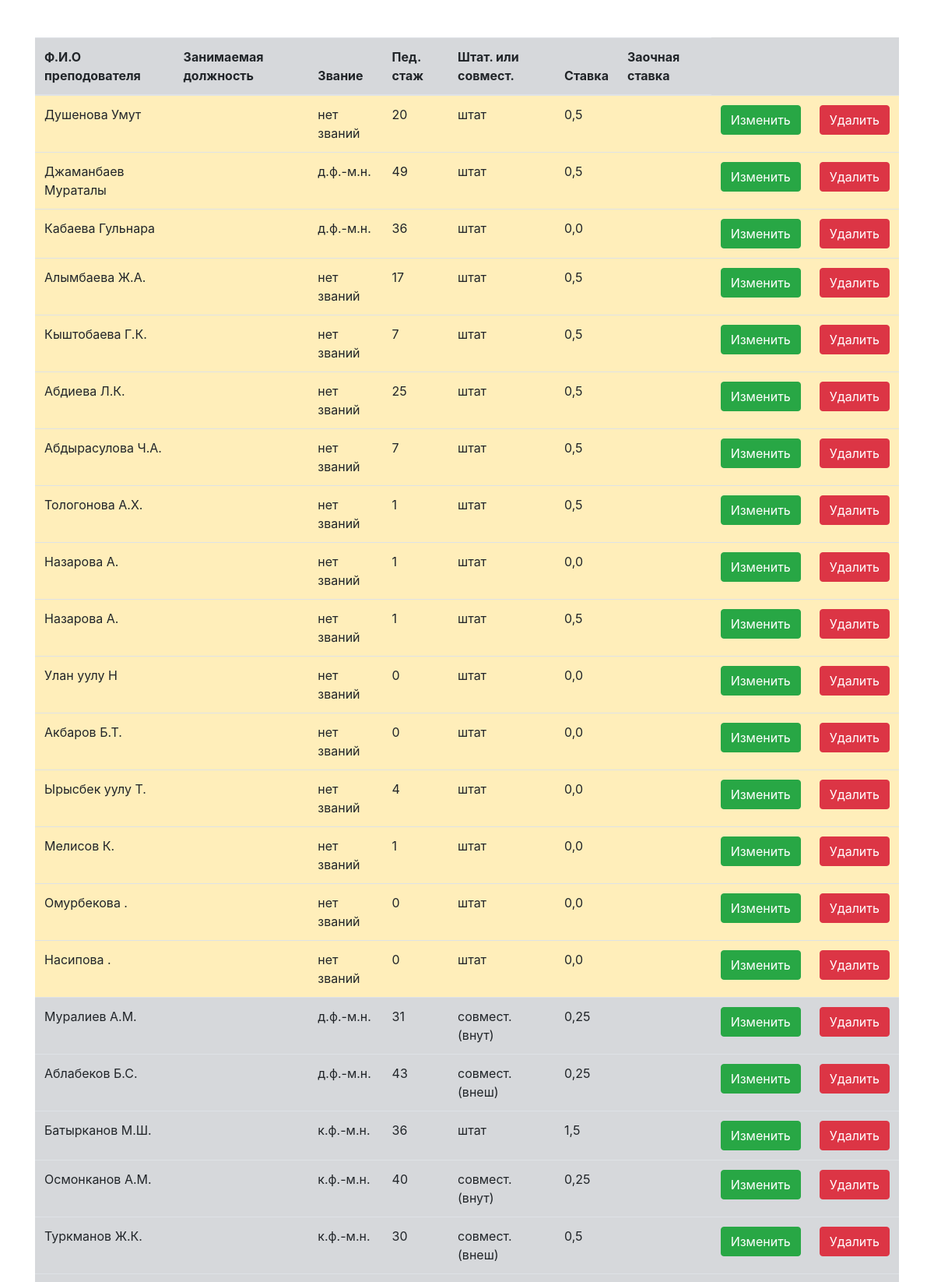
/api/teacher/teacherlist/ (upper part), run on the app's committed database.
### apps/teacher/models.py (models this page shows, shortened)
class Teacher(models.Model):
    first_name = models.CharField(max_length=20, verbose_name='Имя')
    last_name = models.CharField(max_length=30, verbose_name='Фамилия')
    job_title = models.ForeignKey(Doljnost, on_delete=models.SET_NULL, null=True, blank=True, verbose_name='Должность')
    zvanie = models.CharField(max_length=120, verbose_name='Звание')
    ped_staj = models.IntegerField(verbose_name='Пед стаж')
    shtat_sovmest = models.CharField(max_length=250, verbose_name='Штат.или совмест.')
    is_budget = models.BooleanField(default=False, verbose_name='Бюджет')
    stavka_budget = models.FloatField(default=0, verbose_name='Ставка для бюджета')
    stavka = models.FloatField(verbose_name='Ставка')
    class Meta:
        verbose_name = 'Преподователь'
        verbose_name_plural = 'Преподователи'
        ordering = ('id',)
    def get_full_name(self):
        return f"{self.last_name} {self.first_name}"
    get_full_name.short_description = 'Ф.И.О преподавателя'
    def get_title_stavka(self):
        if self.job_title.id == 1:
            return 750
        if self.job_title.id == 2:
            return 800
        if self.job_title.id == 3:
            return 850
        if self.job_title.id == 4:
            return 860
    get_title_stavka.short_description = 'Часы по должности'
    def vsego_stavka(self):
        return self.stavka_budget + self.stavka
    vsego_stavka.short_description = 'Всего ставка'
    def get_time(self):
        if self.job_title.id == 1:
            return self.stavka * 750
        if self.job_title.id == 2:
            return self.stavka * 800
        if self.job_title.id == 3:
            return self.stavka * 850
        if self.job_title.id == 4:
            return  self.stavka * 860
        return 0
    get_time.short_description = 'Необходимые часы'
    def get_time_budget(self):
        if self.job_title.id == 1:
            return self.stavka_budget * 750
        if self.job_title.id == 2:
            return self.stavka_budget * 800
        if self.job_title.id == 3:
            return self.stavka_budget * 850
        if self.job_title.id == 4:
            return  self.stavka_budget * 860
        return 0
    get_time_budget.short_description = 'Необходимые часы бюджет'
    def get_time_vsego(self):
        return self.get_time() + self.get_time_budget()
    get_time_vsego.short_description = 'Всего часы'
    def total_vsego_uchebnyh_chasov(self):
        nagruzki = self.teacherr.all()
        total_hours = sum(nagruzka.group_id.vsego_uchebnyh_chasov for nagruzka in nagruzki if nagruzka.group_id and nagruzka.group_id.vsego_uchebnyh_chasov is not None)
        return round(total_hours, 1)
    total_vsego_uchebnyh_chasov.short_description = 'Очное'
    def total_za_vsego_uchebnyh_chasov(self):
        nagruzki = self.teacherr.all()
        total_hours = sum(nagruzka.group_id.za_vsego_uchebnyh_chasov for nagruzka in nagruzki if nagruzka.group_id and nagruzka.group_id.za_vsego_uchebnyh_chasov is not None)
        return round(total_hours, 1)
    total_za_vsego_uchebnyh_chasov.short_description = 'Заочное'
    def vsego(self):
        return round(self.total_vsego_uchebnyh_chasov() + self.total_za_vsego_uchebnyh_chasov(), 1)
    vsego.short_description = 'Всего'

### api/teacher/views.py (the view)
# urls.py: path('teacherlist/', views.teacherlist, name='teacherlist'),
def teacherlist(request):
    teacher = Teacher.objects.all
    context = {'teachers': teacher}
    return render(request, 'teacherlist.html', context)

### api/teacher/templates/teacherlist.html (shortened to what this page needs)
{% load static %}
<!DOCTYPE html>
<html lang="en">
<head>
    <link rel="stylesheet" href="https://cdn.jsdelivr.net/npm/bootstrap@4.0.0/dist/css/bootstrap.min.css">
</head>
<body>
<div class="container my-5">
  <table  class="table table-secondary table-hover">
      <thead>
      <tr>
        <th scope="col">Ф.И.О преподователя</th>
        <th scope="col">Занимаемая должность</th>
        <th scope="col">Звание</th>
        <th scope="col">Пед. стаж</th>
        <th scope="col">Штат. или совмест.</th>
          <th scope="col">Ставка</th>
          <th scope="col">Заочная ставка</th>
      </tr>
      {% for teacher in teachers %}
          {% if teacher.is_budget %}
          <tr class="table-warning">
              <td>{{ teacher.get_full_name }}</td>
              <td>{{ teacher.get_job_title_display }}</td>
              <td>{{ teacher.zvanie }}</td>
              <td>{{ teacher.ped_staj }}</td>
              <td>{{ teacher.shtat_sovmest }}</td>
              <td>{{ teacher.stavka }}</td>
              <td>{{ teacher.zaochnoe_stavka }}</td>
              <td><a href="{% url 'updateteacher' teacher.id %}"><button class="btn btn-success" type="button">Изменить</button></a></td>
              <td><a href="{% url 'deleteteacher' teacher.id %}"><button class="btn btn-danger" type="button">Удалить</button></a></td>
          </tr>
          {% endif %}
      {% endfor %}
      {% for teacher in teachers %}
          {% if teacher.is_budget == False %}
          <tr class="table-hover">
              <td>{{ teacher.get_full_name }}</td>
              <td>{{ teacher.get_job_title_display }}</td>
              <td>{{ teacher.zvanie }}</td>
              <td>{{ teacher.ped_staj }}</td>
              <td>{{ teacher.shtat_sovmest }}</td>
              <td>{{ teacher.stavka }}</td>
              <td>{{ teacher.zaochnoe_stavka }}</td>
              <td><a href="{% url 'updateteacher' teacher.id %}"><button class="btn btn-success" type="button">Изменить</button></a></td>
              <td><a href="{% url 'deleteteacher' teacher.id %}"><button class="btn btn-danger" type="button">Удалить</button></a></td>
          </tr>
          {% endif %}
      {% endfor %}
  </table>
</div>
</body>
</html>

### data on the page
Teacher: get_full_name "Душенова Умут", zvanie "нет званий", ped_staj "20", shtat_sovmest "штат", stavka "0,5"
Teacher: get_full_name "Джаманбаев Мураталы", zvanie "д.ф.-м.н.", ped_staj "49", shtat_sovmest "штат", stavka "0,5"
Teacher: get_full_name "Кабаева Гульнара", zvanie "д.ф.-м.н.", ped_staj "36", shtat_sovmest "штат", stavka "0,0"
Teacher: get_full_name "Алымбаева Ж.А.", zvanie "нет званий", ped_staj "17", shtat_sovmest "штат", stavka "0,5"
Teacher: get_full_name "Кыштобаева Г.К.", zvanie "нет званий", ped_staj "7", shtat_sovmest "штат", stavka "0,5"
Teacher: get_full_name "Абдиева Л.К.", zvanie "нет званий", ped_staj "25", shtat_sovmest "штат", stavka "0,5"
Teacher: get_full_name "Абдырасулова Ч.А.", zvanie "нет званий", ped_staj "7", shtat_sovmest "штат", stavka "0,5"
Teacher: get_full_name "Тологонова А.Х.", zvanie "нет званий", ped_staj "1", shtat_sovmest "штат", stavka "0,5"
Teacher: get_full_name "Назарова А.", zvanie "нет званий", ped_staj "1", shtat_sovmest "штат", stavka "0,0"
Teacher: get_full_name "Назарова А.", zvanie "нет званий", ped_staj "1", shtat_sovmest "штат", stavka "0,5"
Teacher: get_full_name "Улан уулу Н", zvanie "нет званий", ped_staj "0", shtat_sovmest "штат", stavka "0,0"
Teacher: get_full_name "Акбаров Б.Т.", zvanie "нет званий", ped_staj "0", shtat_sovmest "штат", stavka "0,0"
Teacher: get_full_name "Ырысбек уулу Т.", zvanie "нет званий", ped_staj "4", shtat_sovmest "штат", stavka "0,0"
Teacher: get_full_name "Мелисов К.", zvanie "нет званий", ped_staj "1", shtat_sovmest "штат", stavka "0,0"
Teacher: get_full_name "Омурбекова .", zvanie "нет званий", ped_staj "0", shtat_sovmest "штат", stavka "0,0"
Teacher: get_full_name "Насипова .", zvanie "нет званий", ped_staj "0", shtat_sovmest "штат", stavka "0,0"
Teacher: get_full_name "Муралиев А.М.", zvanie "д.ф.-м.н.", ped_staj "31", shtat_sovmest "совмест.(внут)", stavka "0,25"
Teacher: get_full_name "Аблабеков Б.С.", zvanie "д.ф.-м.н.", ped_staj "43", shtat_sovmest "совмест.(внеш)", stavka "0,25"
Teacher: get_full_name "Батырканов М.Ш.", zvanie "к.ф.-м.н.", ped_staj "36", shtat_sovmest "штат", stavka "1,5"
Teacher: get_full_name "Осмонканов А.М.", zvanie "к.ф.-м.н.", ped_staj "40", shtat_sovmest "совмест.(внут)", stavka "0,25"
Teacher: get_full_name "Туркманов Ж.К.", zvanie "к.ф.-м.н.", ped_staj "30", shtat_sovmest "совмест.(внеш)", stavka "0,5"
